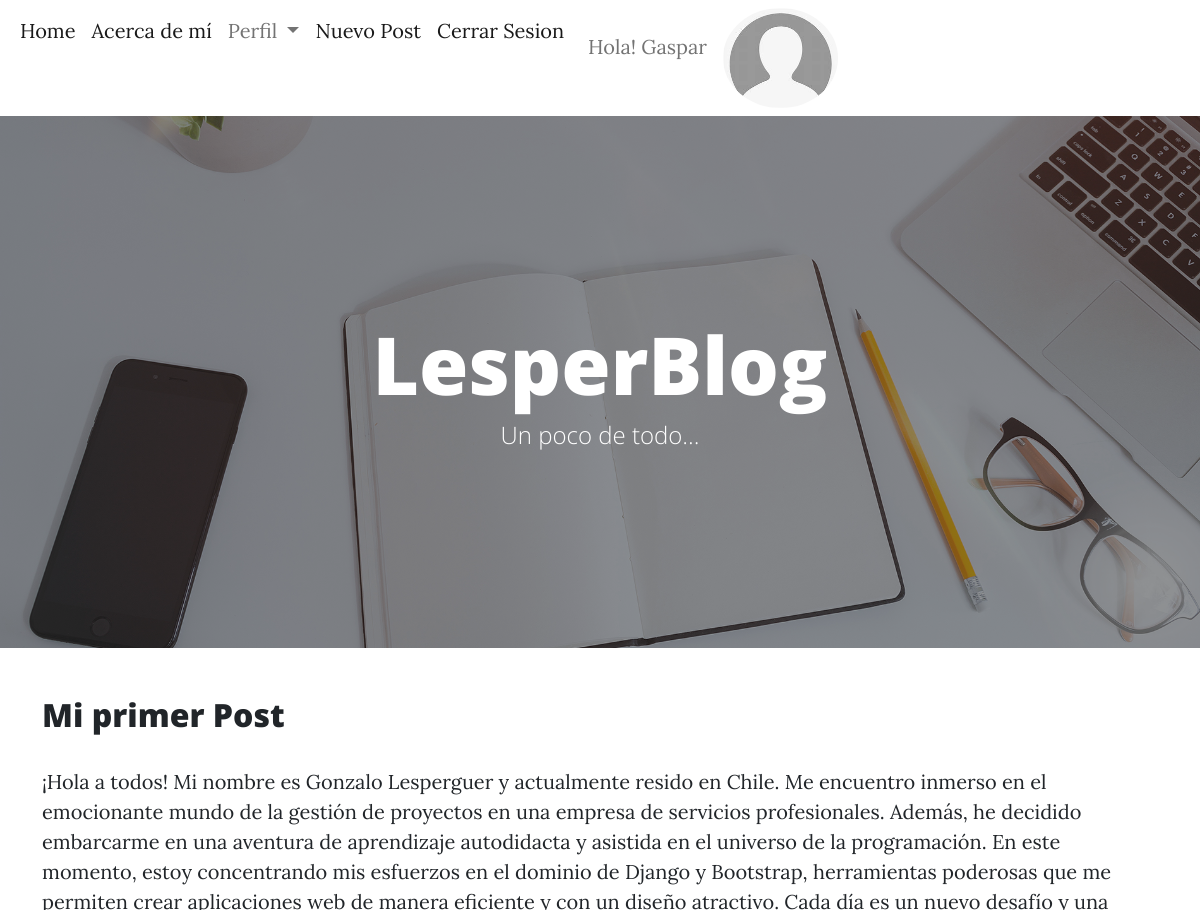
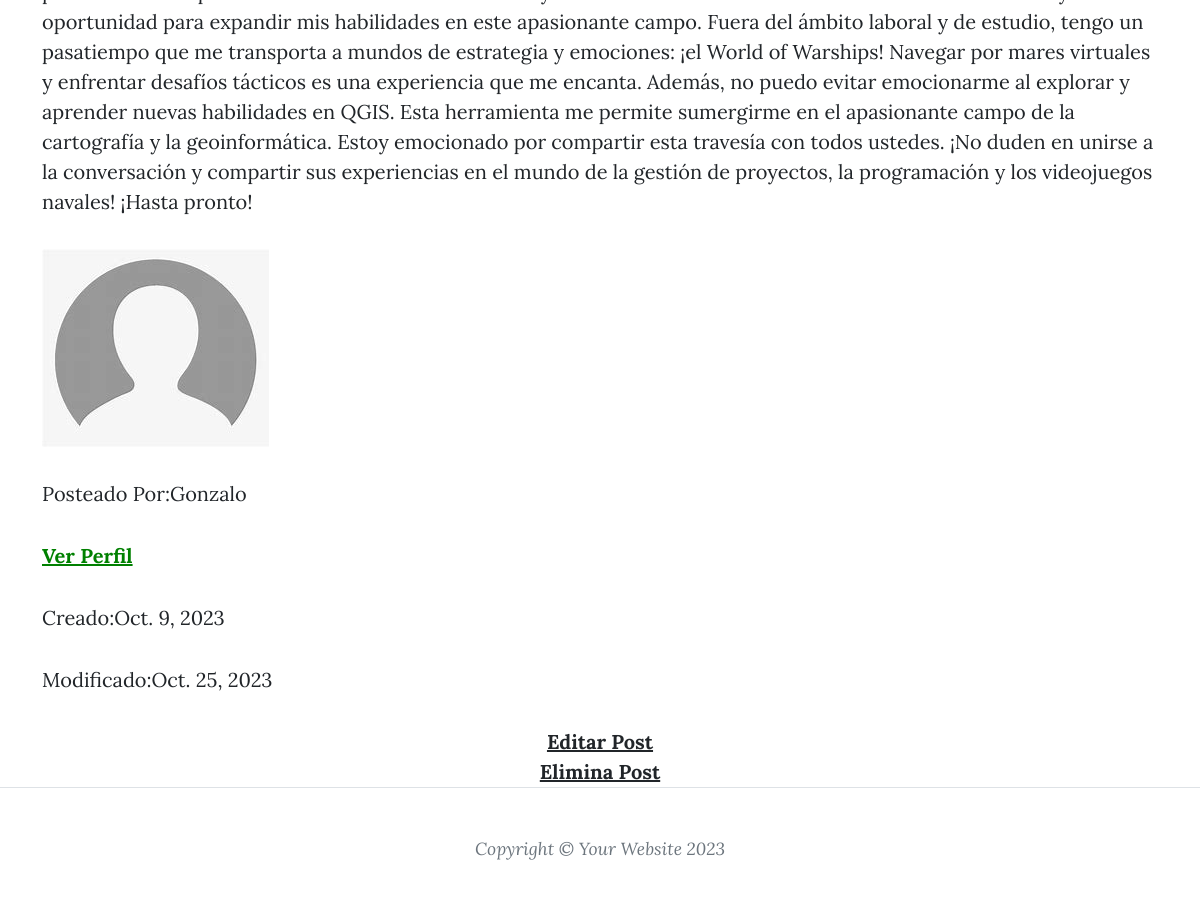
Screenshot of /post/7/ (signed in) with the database file from the repository (2 pictures, top to bottom).
### blog/models.py (models this page shows, shortened)
class Avatar(models.Model):
    user = models.OneToOneField(User, on_delete=models.CASCADE)
    imagen = models.ImageField(upload_to='avatares/', null=True, blank = True)
    url_linkedin=models.CharField(max_length=200,null=True)
    url_github=models.CharField(max_length=200,null=True)
    bio=models.TextField(max_length=1000,null=True)

class Post(models.Model):
    titulo = models.CharField(max_length=200)
    subtitulo = models.CharField(max_length=200)
    autor = models.ForeignKey(
        "auth.User",
        on_delete=models.CASCADE,null=True
    )
    cuerpo = models.TextField()
    imagen_post = models.ImageField(upload_to='post/', null=True, blank = True)
    creado=models.DateField(auto_now_add=True,editable=False)
    modificado=models.DateField(auto_now=True)

### blog/views.py (the view)
# urls.py: path("post/<int:pk>/", BlogDetailView.as_view(), name="post_detail"),
class BlogDetailView(DetailView):
    model=Post
    template_name="post_detail.html"

### blog/templates/post_detail.html
{% extends "base.html" %}
{% block content %}
<div class="container">
  <h2>{{ post.titulo }}</h2>
  <p class="lead text-justify">{{ post.cuerpo }}</p>
  {% if  post.imagen_post %}
  <img src="{{post.imagen_post.url}}">
  {% endif %}
  <p>Posteado Por:{{ post.autor }}</p>
  <a href="{% url 'show_profile_page' post.autor.avatar.id %}" style="font-weight: bold; text-decoration: underline;color:green;">Ver Perfil</a>
   <p>Creado:{{ post.creado }}</p>
    <p>Modificado:{{ post.modificado }}</p>
    {% if user.is_authenticated %}
    <div style="text-align: center;">
    <a href="{% url 'post_edit' post.pk %}" style="font-weight: bold; text-decoration: underline;">Editar Post</a>
    <br>
    <a href="{% url 'post_delete' post.pk %}" style="font-weight: bold; text-decoration: underline;">Elimina Post</a>
  {% endif %}
    </div>
</div>
{% endblock content %}

### blog/templates/base.html (shortened to what this page needs)
<!DOCTYPE html>
<html lang="en">
    <head>
        {% load static %}
        <link href="{% static 'css/styles.css' %}" rel="stylesheet" />
    </head>
    <body>
        <nav class="navbar navbar-expand-lg bg-body-tertiary">
            <div class="container-fluid">
              <div class="collapse navbar-collapse" id="navbarSupportedContent">
                <ul class="navbar-nav me-auto mb-2 mb-lg-0">
                  <li class="nav-item">
                    <a class="nav-link active" aria-current="page" href="{% url 'home' %}">Home</a>
                  </li>
                  <li class="nav-item">
                    <a class="nav-link active" aria-current="page" href="{% url 'about' %}">Acerca de mí</a>
                  </li>
                {%if request.user.is_authenticated %}
                  <li class="nav-item dropdown">
                    <a class="nav-link dropdown-toggle" href="#" role="button" data-bs-toggle="dropdown" aria-expanded="false">
                      Perfil
                    </a>
                  </li>
                  <li class="nav-item">
                    <a class="nav-link active" aria-current="page" href="{% url 'post_new' %}">Nuevo Post</a>
                  </li>
                  <li class="nav-item">
                    <a class="nav-link active" aria-current="page" href="{% url 'logout' %}">Cerrar Sesion</a>
                  </li>
                  <li class="nav-item">
                    <span class="nav-link px-lg-3 py-3 py-lg-4 d-inline-block text-grey">Hola! {{ user.username }}</span>
                  </li>
                  <img src="{{user.avatar.imagen.url}}" widht=100 height=100 class="rounded-circle">
                {%endif %}
                </ul>
              </div>
            </div>
          </nav>
        <header class="masthead" style="background-image: url('{% static 'assets/img/home-bg.jpg' %}')">
            <div class="container position-relative px-4 px-lg-5">
                <div class="row gx-4 gx-lg-5 justify-content-center">
                    <div class="col-md-10 col-lg-8 col-xl-7">
                        <div class="site-heading">
                            <h1>LesperBlog</h1>
                            <span class="subheading">Un poco de todo...</span>
                        </div>
                    </div>
                </div>
            </div>
        </header>
        <div>
            {% block content %}
            {% endblock content %}
        </div>
        <footer class="border-top">
            <div class="container px-4 px-lg-5">
                <div class="row gx-4 gx-lg-5 justify-content-center">
                    <div class="col-md-10 col-lg-8 col-xl-7">
                       <div class="small text-center text-muted fst-italic">Copyright &copy; Your Website 2023</div>
                    </div>
                </div>
            </div>
        </footer>
    </body>
</html>

### rows the page displays
Post: titulo "Mi primer Post", cuerpo "¡Hola a todos! Mi nombre es Gonzalo Lesperguer y actualmente resido en Chile. Me encuentro inmerso en el emocionante mundo de la gestión de proyectos en una empresa de servicios profesionales. Además, he decidido embarcarme en una aventura de aprendizaje autodidacta y asistida en el universo de la programación. En este momento, estoy concentrando mis esfuerzos en el dominio de Django y Bootstrap, herramientas poderosas que me permiten crear aplicaciones web de manera eficiente y con un diseño atractivo. Cada día es un nuevo desafío y una oportunidad para expandir mis habilidades en este apasionante campo. Fuera del ámbito laboral y de estudio, tengo un pasatiempo que me transporta a mundos…", imagen_post (placeholder picture), autor "Gonzalo", creado "Oct. 9, 2023", modificado "Oct. 25, 2023"

### other values shown
{{ user.username }} "Gaspar"
